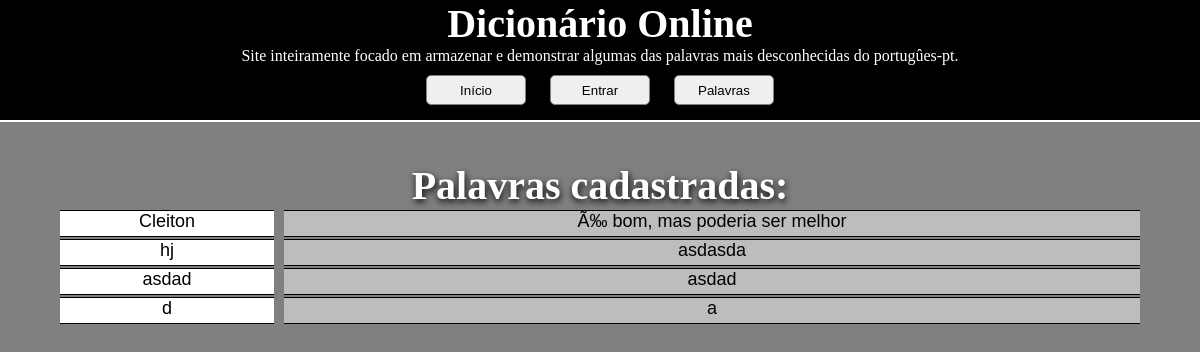
Page /CJB/palavras.php on the earlier database version.
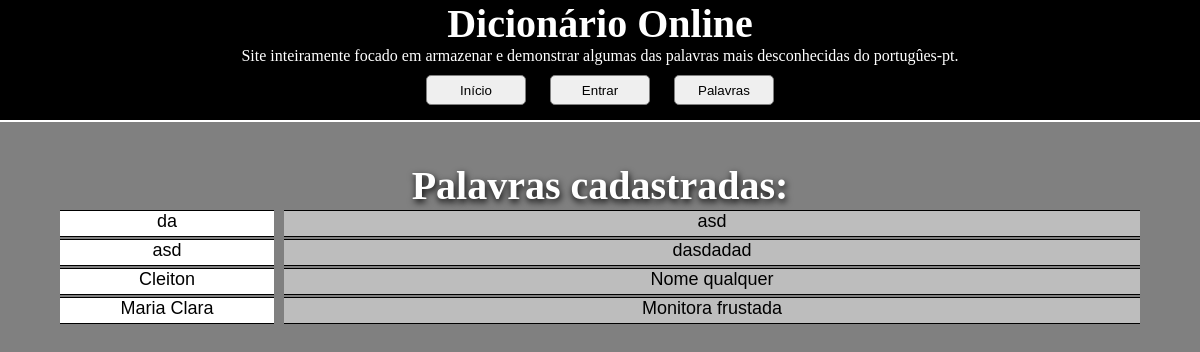
Same page on the later database version.
### tables this page shows
CREATE TABLE `palavras` (
  `palavra` text NOT NULL,
  `descricao` text NOT NULL
);

### CJB/palavras.php (the view, shortened to what this page needs)
<!DOCTYPE html>
<html>
	<head>
		<link rel="stylesheet" type="text/css" href="css/index.css">
	</head>
	<body>
		<header>
			<center>
				<h1>Dicionário Online</h1>
				<p>Site inteiramente focado em armazenar e demonstrar algumas das palavras mais desconhecidas do portugûes-pt.</p>
				<a href="index.php">
					<input type="button" value="Início">
				</a>
				<a href="Logar.php">
					<input type="button" value="Entrar">
				</a>
				<a href="palavras.php">
					<input type="button" value="Palavras">
				</a>
			</center>
		</header>
		<center>
			<h1>Palavras cadastradas:</h1>
		</center>
		<?php
			$server = "localhost";
			$usuario = "root";
			$senha = "root";
			$banco = "bdpalavras";
			$conn = new mysqli($server, $usuario, $senha, $banco);
		?>
		<?php
			$sql = "SELECT palavra, descricao FROM palavras";
			$result = $conn->query($sql);
			if ($result->num_rows > 0) {
					  while($row = $result->fetch_assoc()) {
					  	  echo "<div align=\"center\">";
					  	  	echo "<div class=\"Organizador\">";
					  	  		echo "<div class=\"Palavra\">";
					  	  			echo $row["palavra"];
					  	  		echo "</div>";
					  	  		echo "<div class=\"Descricao\">";
					  	  			echo $row["descricao"];
					  	  		echo "</div>";
					  	  	echo "</div>";
					      echo "</div>";
					  }
			} else {
					  echo "Nenhuma palavra cadastrada no banco de dados!";
			}
		?>
	</body>
</html>

### CJB/css/index.css (style rules this page uses)
body { background: gray; margin: 0em; }
h1, p { color: white; margin: 0px; }
h1 { font-size: 40px; }
header { width: 100%; height: 120px; background: black; border-bottom: 2px solid white; margin-bottom: 40px; }
header a { text-decoration: none; }
header input { margin: 10px; border: 1px solid gray; border-radius: 5px; width: 100px; height: 30px; }

### CJB/palavras.php (style rules this page uses)
h1 { text-shadow: 1px 3px 7px black; }
.Organizador { border-radius: 5px; width: 90%; display: flex; flex-direction: horizontal; }
.Palavra, .Descricao { height: 25px; border-top: 1px solid black; border-bottom: 1px solid black; font-size: 18px; margin: 1px 0px; }
.Palavra { width: 20%; background: white; font-family: arial, sans-serif; color: black; }
.Descricao { width: 80%; margin-left: 10px; background: #BDBDBD; font-family: arial, sans-serif; color: black; }

Differences in the rows shown:
removed palavras: palavra "hj", descricao "asdasda"
removed palavras: palavra "asdad", descricao "asdad"
removed palavras: palavra "d", descricao "a"
added palavras: palavra "da", descricao "asd"
added palavras: palavra "asd", descricao "dasdadad"
changed palavras "Cleiton": descricao "Ã‰ bom, mas poderia ser melhor" → "Nome qualquer"
added palavras: palavra "Maria Clara", descricao "Monitora frustada"
